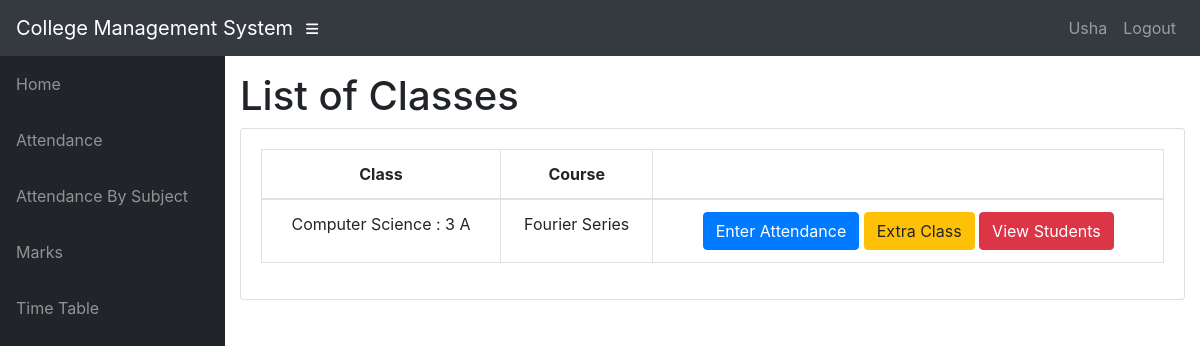
The page /info/teacher/MA02/1/Classes/ (signed in) on the database its author committed.
### info/models.py (models this page shows, shortened)
class User(AbstractUser):
    @property
    def is_student(self):
        if hasattr(self, 'student'):
            return True
        return False

class Student(models.Model):
    user = models.OneToOneField(User, on_delete=models.CASCADE, null=True)
    class_id = models.ForeignKey(Class, on_delete=models.CASCADE, default=1)
    USN = models.CharField(primary_key='True', max_length=100)
    name = models.CharField(max_length=200)
    sex = models.CharField(max_length=50, choices=sex_choice, default='Male')
    DOB = models.DateField(default='1998-01-01')

class Assign(models.Model):
    class_id = models.ForeignKey(Class, on_delete=models.CASCADE)
    course = models.ForeignKey(Course, on_delete=models.CASCADE)
    teacher = models.ForeignKey(Teacher, on_delete=models.CASCADE)
    class Meta:
        unique_together = (('course', 'class_id', 'teacher'),)

class Class(models.Model):
    id = models.CharField(primary_key='True', max_length=100)
    dept = models.ForeignKey(Dept, on_delete=models.CASCADE)
    section = models.CharField(max_length=100)
    sem = models.IntegerField()
    class Meta:
        verbose_name_plural = 'classes'
    def __str__(self):
        d = Dept.objects.get(name=self.dept)
        return '%s : %d %s' % (d.name, self.sem, self.section)

class Dept(models.Model):
    id = models.CharField(primary_key='True', max_length=100)
    name = models.CharField(max_length=200)
    def __str__(self):
        return self.name

class Course(models.Model):
    dept = models.ForeignKey(Dept, on_delete=models.CASCADE)
    id = models.CharField(primary_key='True', max_length=50)
    name = models.CharField(max_length=50)
    shortname = models.CharField(max_length=50, default='X')
    def __str__(self):
        return self.name

### info/views.py (the view)
# urls.py: path('teacher/<slug:teacher_id>/<int:choice>/Classes/', views.t_clas, name='t_clas'),
@login_required
def t_clas(request, teacher_id, choice):
    teacher1 = get_object_or_404(Teacher, id=teacher_id)
    return render(request, 'info/t_clas.html', {'teacher1': teacher1, 'choice': choice})

### info/templates/info/t_clas.html
{% extends 'info/base.html' %}
{% block content %}
    <h1>List of Classes</h1>
    <div class="card mb-3">
            <div class="card-body">
              <div class="table-responsive">
                <table class="table table-bordered text-center" id="dataTable" width="100%" cellspacing="0">
                  <thead>
                    <tr>
                        <th>Class</th>
                        <th>Course</th>
                        <th></th>
                    </tr>
                  </thead>
                  <tbody>
                    {% for ass in teacher1.assign_set.all %}
                    <tr>
                        <td>{{ ass.class_id }}</td>
                        <td>{{ ass.course }}</td>
                        <td>
                            {% if choice == 1 %}
                                <a class="btn btn-primary" href="{% url 't_class_date' ass.id %}" role="button">Enter Attendance</a>
                                <a class="btn btn-warning" href="{% url 't_extra_class' ass.id %}">Extra Class</a>
                                <a class="btn btn-danger" href="{% url 't_student' ass.id %}">View Students</a>
                            {% elif choice == 2 %}
                                <a class="btn btn-primary" href="{% url 't_marks_list' ass.id %}" role="button">Enter Marks</a>
                                <a class="btn btn-danger" href="{% url 't_student_marks' ass.id %}">View Students</a>
                            {% elif choice == 3 %}
                                <a class="btn btn-danger" href="{% url 't_report' ass.id %}">Generate reports</a>
                            {% endif %}
                        </td>
                    </tr>
                    {% empty %}
                            <p>teacher has no courses</p>
                    {% endfor %}
                  </tbody>
                </table>
              </div>
    </div>
{% endblock %}

### info/templates/info/base.html (shortened to what this page needs)
<!DOCTYPE html>
<html lang="en">
  <head>
      {% load static %}
    <link href="{% static '/info/bootstrap/vendor/bootstrap/css/bootstrap.min.css' %}" rel="stylesheet">
    <link href="{% static '/info/bootstrap/vendor/fontawesome-free/css/all.min.css' %}" rel="stylesheet" type="text/css">
    <link href="{% static '/info/bootstrap/vendor/datatables/dataTables.bootstrap4.css' %}" rel="stylesheet">
    <link href="{% static '/info/bootstrap/css/sb-admin.css' %}" rel="stylesheet">
  </head>
  <body id="page-top">
    <nav class="navbar navbar-expand navbar-dark bg-dark static-top">
      <a class="navbar-brand mr-1" href="{% url 'index' %}">College Management System</a>
      <button class="btn btn-link btn-sm text-white order-1 order-sm-0" id="sidebarToggle" href="#">
        <i class="fas fa-bars"></i>
      </button>
        <div class="collapse navbar-collapse" id="navbarResponsive">
          <ul class="navbar-nav ml-auto">
            <li class="nav-item">
                {% if request.user.is_student %}
                    <a class="nav-link text-capitalize">{{ request.user.student.name }}</a>
                {% elif request.user.is_teacher %}
                    <a class="nav-link text-capitalize">{{ request.user.teacher.name }}</a>
                {% endif %}
            </li>
            <li class="nav-item">
                <a class="nav-link" href="#" data-toggle="modal" data-target="#logoutModal">Logout</a>
            </li>
          </ul>
        </div>
    </nav>
    <div id="wrapper">
      <ul class="sidebar navbar-nav">
            <li class="nav-item">
              <a class="nav-link" href="{% url 'index' %}">
                <span>Home</span>
              </a>
            </li>
        {% if request.user.is_student %}
            <li class="nav-item">
              <a class="nav-link" href="{% url 'attendance' request.user.student.USN %}">
                <span>Attendance</span>
              </a>
            </li>
            <li class="nav-item">
              <a class="nav-link" href="{% url 'attendance' request.user.student.USN %}">
                <span>Attendance By Subject</span>
              </a>
            </li>
            <li class="nav-item">
              <a class="nav-link" href="{% url 'marks_list' request.user.student.USN %}">
                <span>Marks</span>
              </a>
            </li>
              <li class="nav-item">
              <a class="nav-link" href="{% url 'timetable' request.user.student.class_id_id %}">
                <span>Time Table</span>
              </a>
            </li>
        {% endif %}
      </ul>
      <div id="content-wrapper">
        <div class="container-fluid">
            {% block content %}
            {% endblock %}
        </div>
      </div>
    </div>
  </body>
</html>

### rows shown on the page
User: user.student.name "Usha"
Assign: class_id "Computer Science : 3 A", course "Fourier Series"
